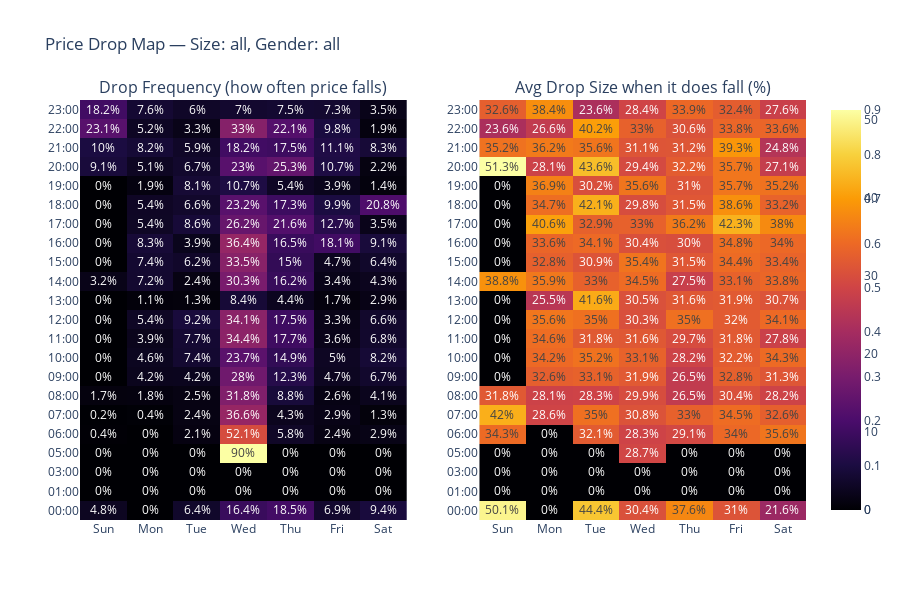
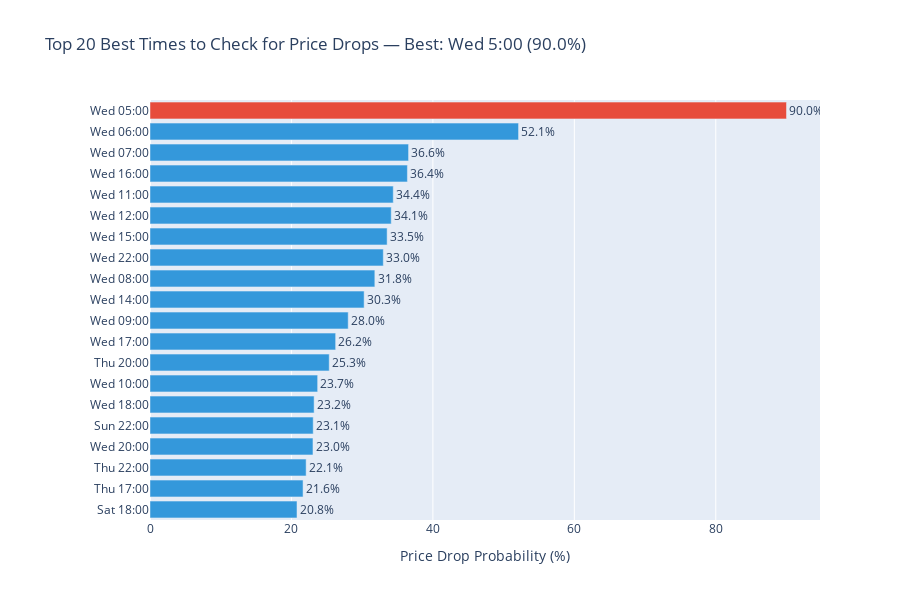

These figures' notebook cell, in order:
### Markdown cell above
## 2. When Do Prices Actually Drop? (Day × Hour Heatmap)

### Code cell
drop_rate, avg_drop = price_drop_timing(df)

fig = make_subplots(rows=1, cols=2,
                    subplot_titles=['Drop Frequency (how often price falls)',
                                    'Avg Drop Size when it does fall (%)'])

fig.add_heatmap(z=drop_rate.values,
                x=drop_rate.columns.tolist(),
                y=[f'{h:02d}:00' for h in drop_rate.index],
                colorscale='Inferno',
                text=np.round(drop_rate.values * 100, 1),
                texttemplate='%{text}%',
                hovertemplate='%{x} %{y}<br>Drop rate: %{z:.1%}<extra></extra>',
                row=1, col=1)

fig.add_heatmap(z=avg_drop.values,
                x=avg_drop.columns.tolist(),
                y=[f'{h:02d}:00' for h in avg_drop.index],
                colorscale='Inferno',
                text=np.round(avg_drop.values, 1),
                texttemplate='%{text}%',
                hovertemplate='%{x} %{y}<br>Avg drop: %{z:.1f}%<extra></extra>',
                row=1, col=2)

fig.update_layout(
    title=f'Price Drop Map — Size: {FILTER_SIZE or "all"}, Gender: {FILTER_GENDER or "all"}',
    height=600
)
fig.show()

best = best_time_to_buy(drop_rate)
print(f"Most likely price drop: {best['best_day']} at {best['best_hour']:02d}:00 → {best['probability']*100:.1f}% of fetches show a price decrease")

best = best_time_to_buy(drop_rate)

# Flatten drop_rate into ranked day+hour combinations
flat = (
    drop_rate.stack()
    .reset_index()
)
flat.columns = ['hour', 'day', 'probability']
flat['label'] = flat['day'] + ' ' + flat['hour'].apply(lambda h: f'{h:02d}:00')
flat = flat.sort_values('probability', ascending=True).tail(20)

is_best = (flat['day'] == best['best_day']) & (flat['hour'] == best['best_hour'])
colors = ['#e74c3c' if b else '#3498db' for b in is_best]

fig_best = go.Figure(go.Bar(
    x=flat['probability'] * 100,
    y=flat['label'],
    orientation='h',
    marker_color=colors,
    text=[f"{p*100:.1f}%" for p in flat['probability']],
    textposition='outside',
    hovertemplate='%{y}<br>Drop probability: %{x:.1f}%<extra></extra>'
))
fig_best.update_layout(
    title=f'Top 20 Best Times to Check for Price Drops — Best: {best["best_day"]} {best["best_hour"]:01d}:00 ({best["probability"]*100:.1f}%)',
    xaxis_title='Price Drop Probability (%)',
    height=600,
    margin=dict(l=150)
)
fig_best.show()

### Figure 1 — Plotly figure (JSON) as saved in the notebook; plotly's stock layout.template omitted (floating-point values rounded to 4 significant figures; data arrays with more than 128 entries replaced by an {"elided": "..."} marker saying what was removed)
{"data": [{"colorscale": [[0, "#000004"], [0.1111, "#1b0c41"], [0.2222, "#4a0c6b"], [0.3333, "#781c6d"], [0.4444, "#a52c60"], [0.5556, "#cf4446"], [0.6667, "#ed6925"], [0.7778, "#fb9b06"], [0.8889, "#f7d13d"], [1, "#fcffa4"]], "hovertemplate": "%{x} %{y}<br>Drop rate: %{z:.1%}<extra></extra>", "text": {"elided": "22x7 float values"}, "texttemplate": "%{text}%", "type": "heatmap", "x": ["Sun", "Mon", "Tue", "Wed", "Thu", "Fri", "Sat"], "xaxis": "x", "y": ["00:00", "01:00", "03:00", "05:00", "06:00", "07:00", "08:00", "09:00", "10:00", "11:00", "12:00", "13:00", "14:00", "15:00", "16:00", "17:00", "18:00", "19:00", "20:00", "21:00", "22:00", "23:00"], "yaxis": "y", "z": {"elided": "22x7 float values"}}, {"colorscale": [[0, "#000004"], [0.1111, "#1b0c41"], [0.2222, "#4a0c6b"], [0.3333, "#781c6d"], [0.4444, "#a52c60"], [0.5556, "#cf4446"], [0.6667, "#ed6925"], [0.7778, "#fb9b06"], [0.8889, "#f7d13d"], [1, "#fcffa4"]], "hovertemplate": "%{x} %{y}<br>Avg drop: %{z:.1f}%<extra></extra>", "text": {"elided": "22x7 float values"}, "texttemplate": "%{text}%", "type": "heatmap", "x": ["Sun", "Mon", "Tue", "Wed", "Thu", "Fri", "Sat"], "xaxis": "x2", "y": ["00:00", "01:00", "03:00", "05:00", "06:00", "07:00", "08:00", "09:00", "10:00", "11:00", "12:00", "13:00", "14:00", "15:00", "16:00", "17:00", "18:00", "19:00", "20:00", "21:00", "22:00", "23:00"], "yaxis": "y2", "z": {"elided": "22x7 float values"}}], "layout": {"annotations": [{"font": {"size": 16}, "showarrow": false, "text": "Drop Frequency (how often price falls)", "x": 0.225, "xanchor": "center", "xref": "paper", "y": 1, "yanchor": "bottom", "yref": "paper"}, {"font": {"size": 16}, "showarrow": false, "text": "Avg Drop Size when it does fall (%)", "x": 0.775, "xanchor": "center", "xref": "paper", "y": 1, "yanchor": "bottom", "yref": "paper"}], "height": 600, "title": {"text": "Price Drop Map — Size: all, Gender: all"}, "xaxis": {"anchor": "y", "domain": [0, 0.45]}, "xaxis2": {"anchor": "y2", "domain": [0.55, 1]}, "yaxis": {"anchor": "x", "domain": [0, 1]}, "yaxis2": {"anchor": "x2", "domain": [0, 1]}}}

### Figure 2 — Plotly figure (JSON) as saved in the notebook; plotly's stock layout.template omitted (floating-point values rounded to 4 significant figures)
{"data": [{"hovertemplate": "%{y}<br>Drop probability: %{x:.1f}%<extra></extra>", "marker": {"color": ["#3498db", "#3498db", "#3498db", "#3498db", "#3498db", "#3498db", "#3498db", "#3498db", "#3498db", "#3498db", "#3498db", "#3498db", "#3498db", "#3498db", "#3498db", "#3498db", "#3498db", "#3498db", "#3498db", "#e74c3c"]}, "orientation": "h", "text": ["20.8%", "21.6%", "22.1%", "23.0%", "23.1%", "23.2%", "23.7%", "25.3%", "26.2%", "28.0%", "30.3%", "31.8%", "33.0%", "33.5%", "34.1%", "34.4%", "36.4%", "36.6%", "52.1%", "90.0%"], "textposition": "outside", "type": "bar", "x": [20.79, 21.64, 22.08, 23.04, 23.08, 23.21, 23.71, 25.34, 26.25, 28.03, 30.28, 31.79, 32.99, 33.53, 34.11, 34.4, 36.4, 36.56, 52.11, 90.0], "y": ["Sat 18:00", "Thu 17:00", "Thu 22:00", "Wed 20:00", "Sun 22:00", "Wed 18:00", "Wed 10:00", "Thu 20:00", "Wed 17:00", "Wed 09:00", "Wed 14:00", "Wed 08:00", "Wed 22:00", "Wed 15:00", "Wed 12:00", "Wed 11:00", "Wed 16:00", "Wed 07:00", "Wed 06:00", "Wed 05:00"]}], "layout": {"height": 600, "margin": {"l": 150}, "title": {"text": "Top 20 Best Times to Check for Price Drops — Best: Wed 5:00 (90.0%)"}, "xaxis": {"title": {"text": "Price Drop Probability (%)"}}}}
